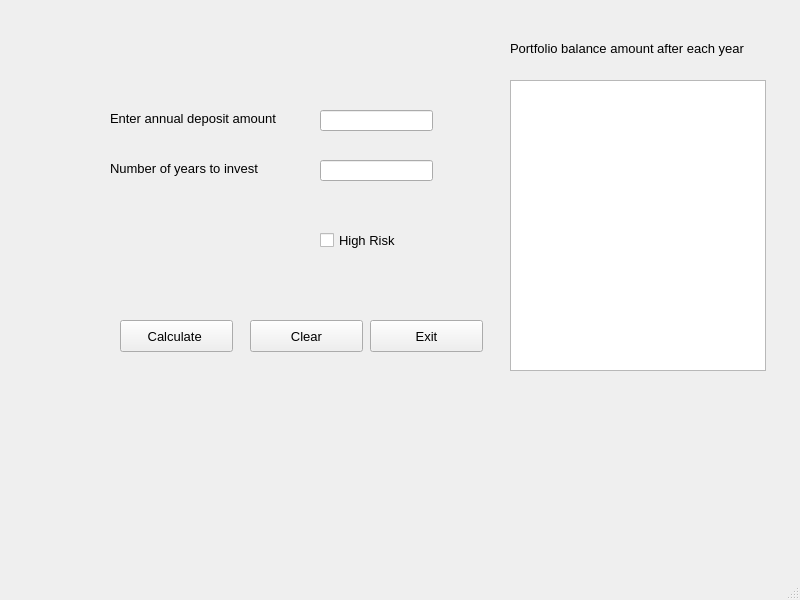
<?xml version="1.0" encoding="UTF-8"?>
<ui version="4.0">
 <class>financialPlanner2</class>
 <widget class="QMainWindow" name="financialPlanner2">
  <property name="geometry">
   <rect>
    <x>0</x>
    <y>0</y>
    <width>800</width>
    <height>600</height>
   </rect>
  </property>
  <property name="font">
   <font>
    <family>Arial</family>
    <pointsize>10</pointsize>
   </font>
  </property>
  <property name="windowTitle">
   <string>Financial Planner 2</string>
  </property>
  <widget class="QWidget" name="centralwidget">
   <widget class="QLabel" name="lblAmount">
    <property name="geometry">
     <rect>
      <x>110</x>
      <y>110</y>
      <width>241</width>
      <height>16</height>
     </rect>
    </property>
    <property name="text">
     <string>Enter annual deposit amount</string>
    </property>
   </widget>
   <widget class="QLabel" name="lblTime">
    <property name="geometry">
     <rect>
      <x>110</x>
      <y>160</y>
      <width>181</width>
      <height>16</height>
     </rect>
    </property>
    <property name="text">
     <string>Number of years to invest</string>
    </property>
   </widget>
   <widget class="QLineEdit" name="txtAmount">
    <property name="geometry">
     <rect>
      <x>320</x>
      <y>110</y>
      <width>113</width>
      <height>21</height>
     </rect>
    </property>
   </widget>
   <widget class="QLineEdit" name="txtTime">
    <property name="geometry">
     <rect>
      <x>320</x>
      <y>160</y>
      <width>113</width>
      <height>21</height>
     </rect>
    </property>
   </widget>
   <widget class="QCheckBox" name="chkRate">
    <property name="geometry">
     <rect>
      <x>320</x>
      <y>230</y>
      <width>87</width>
      <height>20</height>
     </rect>
    </property>
    <property name="text">
     <string>High Risk</string>
    </property>
   </widget>
   <widget class="QPushButton" name="btnCalculate">
    <property name="geometry">
     <rect>
      <x>120</x>
      <y>320</y>
      <width>113</width>
      <height>32</height>
     </rect>
    </property>
    <property name="text">
     <string>Calculate </string>
    </property>
   </widget>
   <widget class="QPushButton" name="btnClear">
    <property name="geometry">
     <rect>
      <x>250</x>
      <y>320</y>
      <width>113</width>
      <height>32</height>
     </rect>
    </property>
    <property name="text">
     <string>Clear</string>
    </property>
   </widget>
   <widget class="QPushButton" name="btnExit">
    <property name="geometry">
     <rect>
      <x>370</x>
      <y>320</y>
      <width>113</width>
      <height>32</height>
     </rect>
    </property>
    <property name="text">
     <string>Exit</string>
    </property>
   </widget>
   <widget class="QListView" name="lstOuput">
    <property name="geometry">
     <rect>
      <x>510</x>
      <y>80</y>
      <width>256</width>
      <height>291</height>
     </rect>
    </property>
   </widget>
   <widget class="QLabel" name="lblOutput">
    <property name="geometry">
     <rect>
      <x>510</x>
      <y>40</y>
      <width>261</width>
      <height>16</height>
     </rect>
    </property>
    <property name="text">
     <string>Portfolio balance amount after each year</string>
    </property>
   </widget>
  </widget>
  <widget class="QMenuBar" name="menubar">
   <property name="geometry">
    <rect>
     <x>0</x>
     <y>0</y>
     <width>800</width>
     <height>37</height>
    </rect>
   </property>
  </widget>
  <widget class="QStatusBar" name="statusbar"/>
 </widget>
 <resources/>
 <connections/>
</ui>
